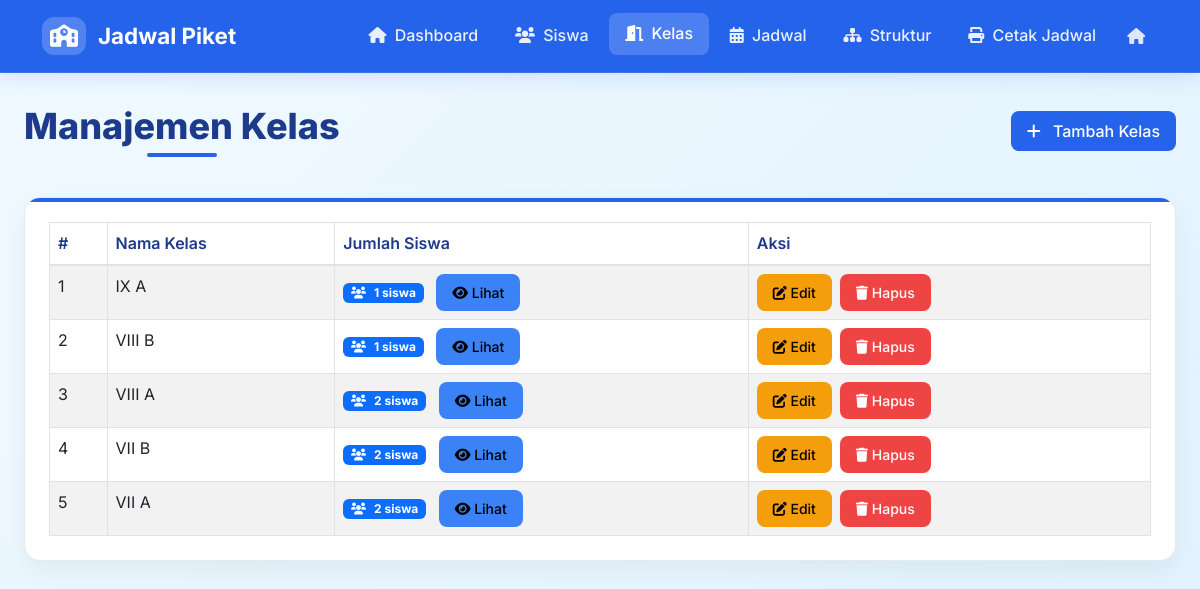
Screenshot of /kelas.php with the database file from the repository.
### tables this page shows
CREATE TABLE IF NOT EXISTS kelas (
  id INT AUTO_INCREMENT PRIMARY KEY,
  nama VARCHAR(100) NOT NULL
);

### kelas.php (the view, shortened to what this page needs)
<?php
require 'koneksi.php';
 $result = mysqli_query($koneksi, "
    SELECT k.*,
           COUNT(s.id) as jumlah_siswa
    FROM kelas k
    LEFT JOIN siswa s ON k.id = s.kelas_id
    GROUP BY k.id
    ORDER BY k.id DESC
");
require 'header.php';
?>
            <div class="page-header">
                <div class="d-flex justify-content-between align-items-center flex-wrap">
                    <h1 class="page-title">Manajemen Kelas</h1>
                    <a href="kelas.php?action=add" class="btn btn-primary">
                        <i class="fas fa-plus me-2"></i> Tambah Kelas
                    </a>
                </div>
            </div>
            <div class="card">
                <div class="card-body">
                    <div class="table-responsive">
                        <table class="table table-striped table-bordered">
                            <thead>
                                <tr>
                                    <th>#</th>
                                    <th>Nama Kelas</th>
                                    <th>Jumlah Siswa</th>
                                    <th>Aksi</th>
                                </tr>
                            </thead>
                            <tbody>
                                <?php $i=1; while($row=mysqli_fetch_assoc($result)): ?>
                                <tr>
                                    <td><?php echo $i++; ?></td>
                                    <td><?php echo htmlspecialchars($row['nama']); ?></td>
                                    <td>
                                        <span class="badge bg-primary badge-siswa">
                                            <i class="fas fa-users"></i> <?php echo $row['jumlah_siswa']; ?> siswa
                                        </span>
                                        <?php if ($row['jumlah_siswa'] > 0): ?>
                                        <button type="button" class="btn btn-sm btn-info ms-2" data-bs-toggle="modal"
                                            data-bs-target="#siswaModal"
                                            onclick="tampilkanSiswa(<?php echo $row['id']; ?>, '<?php echo htmlspecialchars($row['nama']); ?>')">
                                            <i class="fas fa-eye"></i> Lihat
                                        </button>
                                        <?php endif; ?>
                                    </td>
                                    <td>
                                        <div class="action-buttons">
                                            <a class="btn btn-sm btn-warning"
                                                href="kelas.php?action=edit&id=<?php echo $row['id']; ?>">
                                                <i class="fas fa-edit"></i> Edit
                                            </a>
                                            <a class="btn btn-sm btn-danger"
                                                href="kelas.php?action=delete&id=<?php echo $row['id']; ?>"
                                                onclick="return confirm('Hapus data?')">
                                                <i class="fas fa-trash"></i> Hapus
                                            </a>
                                        </div>
                                    </td>
                                </tr>
                                <?php endwhile; ?>
                            </tbody>
                        </table>
                    </div>
                </div>
            </div>

### style.css (style rules this page uses)
:root { --primary-blue: #2563eb; --secondary-blue: #3b82f6; --light-blue: #dbeafe; --accent-blue: #1e40af; --dark-blue: #1e3a8a; --white: #ffffff; --gray-light: #f8fafc; --gray-medium: #64748b; --gray-dark: #1e293b; --node-blue: #2563eb; --node-blue-bg: #eff6ff; --node-blue-border: #93c5fd; --node-green: #059669; --node-green-bg: #ecfdf5; --node-green-border: #a7f3d0; --node-amber: #d97706; --node-amber-bg: #fffbeb; --node-amber-border: #fde68a; --node-purple: #7c3aed; --node-purple-bg: #faf5ff; --node-purple-border: #ddd6fe; --node-rose: #e11d48; --node-rose-bg: #fff1f2; --node-rose-border: #fecdd3; --node-slate: #475569; --node-slate-bg: #f8fafc; --node-slate-border: #cbd5e1; }
* { margin: 0; padding: 0; box-sizing: border-box; }
body { background: linear-gradient(135deg, #f0f9ff 0%, #e0f2fe 100%); font-family: 'Inter', 'Segoe UI', system-ui, sans-serif; color: var(--gray-dark); min-height: 100vh; display: flex; flex-direction: column; line-height: 1.6; }
.page-header { text-align: center; margin-bottom: 2.5rem; }
.page-title { font-size: 2.25rem; font-weight: 800; color: var(--dark-blue); margin-bottom: 0.5rem; position: relative; display: inline-block; }
.page-title:after { content: ''; position: absolute; bottom: -8px; left: 50%; transform: translateX(-50%); width: 70px; height: 4px; background: var(--primary-blue); border-radius: 2px; }
.card { background: var(--white); border-radius: 16px; border: 1px solid rgba(226, 232, 240, 0.85); box-shadow: 0 10px 25px rgba(0, 0, 0, 0.05); margin-bottom: 1.5rem; transition: transform 0.3s ease, box-shadow 0.3s ease; position: relative; overflow: hidden; }
.card::before { content: ''; position: absolute; top: 0; left: 0; width: 100%; height: 4px; background: var(--primary-blue); z-index: 1; }
.card-body { padding: 1.5rem; min-height: 90px; }
.btn { border-radius: 8px; font-weight: 500; padding: 0.5rem 1rem; transition: all 0.3s ease; }
.btn-primary { background: var(--primary-blue); border: none; }
.btn-warning { background: #f59e0b; border: none; }
.btn-danger { background: #ef4444; border: none; }
.btn-info { background: #3b82f6; border: none; }
.badge-siswa { display: inline-flex; align-items: center; gap: 0.5rem; }
.action-buttons { display: flex; gap: 0.5rem; flex-wrap: wrap; }
.table { margin-bottom: 0; }
.table thead th { border-bottom: 2px solid #dee2e6; font-weight: 600; color: var(--dark-blue); }
.table tbody tr { transition: all 0.2s ease; }

### rows the page displays
kelas: nama "IX A", jumlah_siswa "1"
kelas: nama "VIII B", jumlah_siswa "1"
kelas: nama "VIII A", jumlah_siswa "2"
kelas: nama "VII B", jumlah_siswa "2"
kelas: nama "VII A", jumlah_siswa "2"
